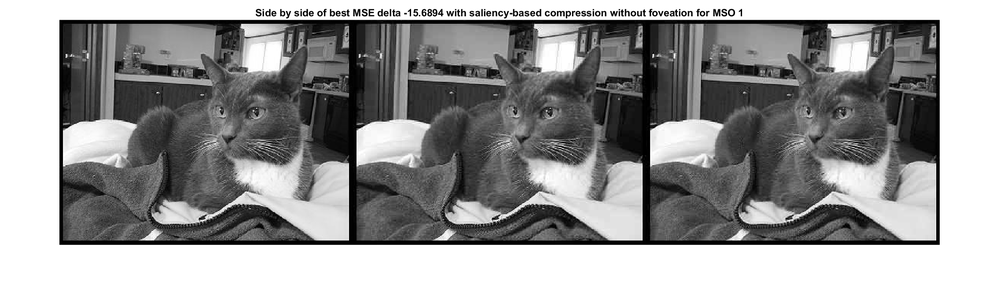
%> input picture visout/bestmse_MSO 1_1.png, 1000 x 289 px, shrunk from 2272 x 656 before the run
$ octave --eval "result = pft_saliency(imread('visout/bestmse_MSO 1_1.png'));"   (GNU Octave 9; MATLAB toolbox functions it lacks are replaced by stand-ins)
%> lines starting %> are read from the running program, lines starting %| are printed output that depends on the picture; in (x1, y1, x2, y2) boxes, pixels count from 0 and x2, y2 are one past the last pixel; in counts of white or black regions, pixels touching at a corner belong together; the program's own positions count from 1
function saliency_region = pft_saliency(im)
% Find the saliency map first by using PFT method.
% Matches the paper by Guo et al. at doi:10.1109/CVPR.2008.4587715
% Then theshold this map by Otsu's method to obtain a clear segmentation

% get the fourier transform, phase, and saliency map
im_ft = fft2(im);
im_p = angle(im_ft);
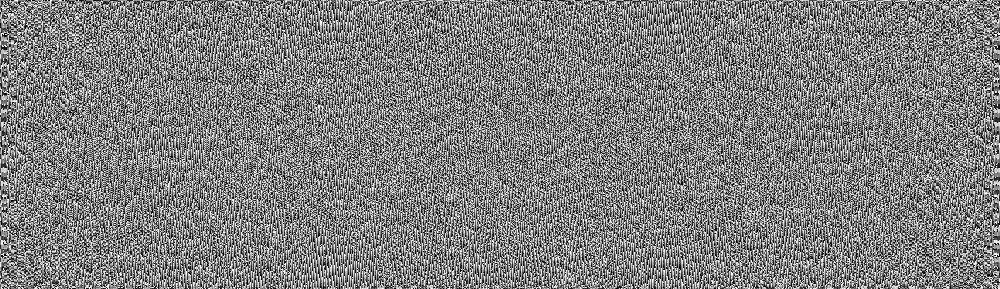
%> im_p: size 289x1000x3 double; min -3.14, max 3.14, mean -7.87e-19; drawn with min black and max white
im_s = abs(ifft2(exp(1i.*im_p))).^2;
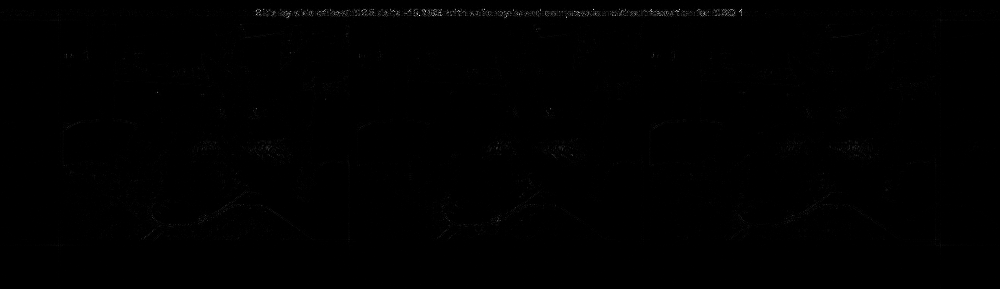
%> im_s: size 289x1000x3 double; min 6.98e-17, max 0.00105, mean 3.46e-06; drawn with min black and max white
im_s = imgaussfilt(im_s, 8);
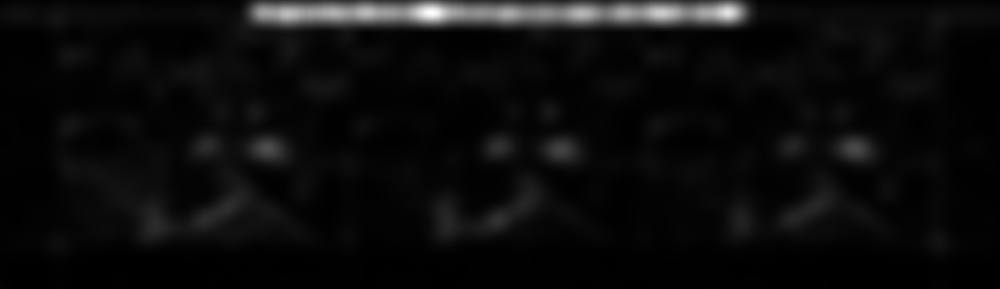
%> im_s: size 289x1000x3 double; min 3.47e-07, max 6.24e-05, mean 3.4e-06; drawn with min black and max white

% threshold using otsu (empirically more stable than choosing a factor to
% multiply by the mean value as Hou et al. did in
% doi:10.1109/CVPR.2007.383267)
[counts,vals] = histcounts(im_s);
%> counts = 311 values, max 85728 at index 3, min 0 at index 301, mean 2787.8; vals = 312 values from 2e-07 to 6.24e-05
thres = otsuthresh(counts);
%> thres = 0.261
thres = (max(vals)-min(vals))*thres + min(vals);
%> thres = 1.65e-05
saliency_region = im_s;
saliency_region(im_s<=thres) = 0;
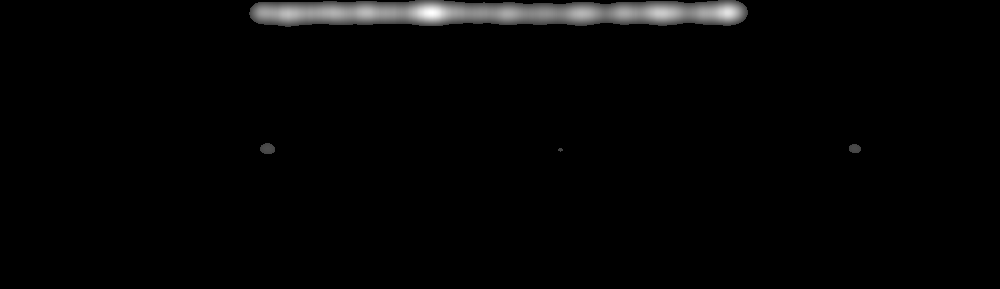
%> saliency_region: size 289x1000x3 double; min 0, max 6.24e-05, mean 1.22e-06; drawn with min black and max white
saliency_region(im_s>thres) = 1;
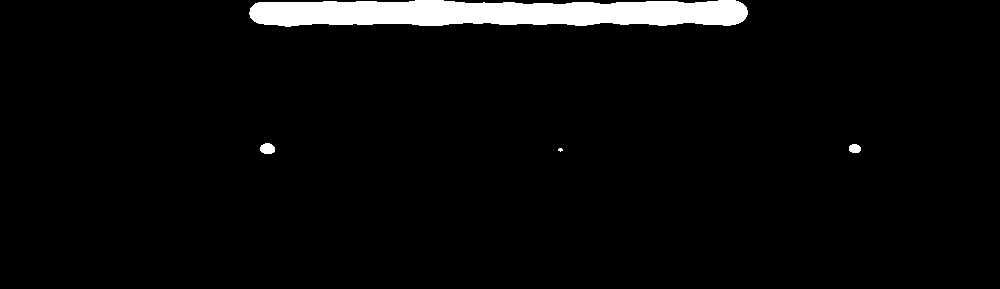
%> saliency_region: size 289x1000x3 double; values 0 (black) and 1 (white), 3.9% white; 4 white regions (1 under 20 px), largest, box (x1, y1, x2, y2) and area: (249, 0, 748, 27) 11177, (260, 143, 275, 154) 133, (849, 144, 861, 153) 90

end
